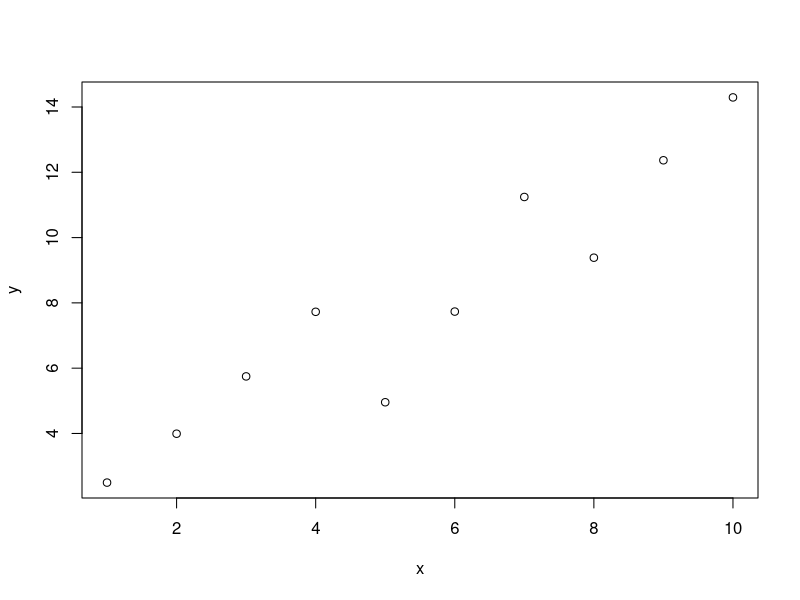

R code for this plot:
## ---- chunk 1
x <- 1:10
y <- 2+x+rnorm(10)
plot(x,y)
